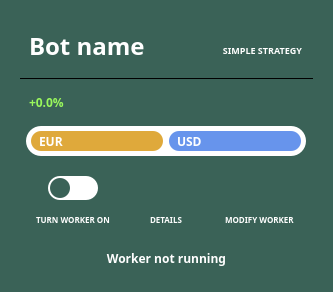
<?xml version="1.0" encoding="UTF-8"?>
<ui version="4.0">
 <class>widget</class>
 <widget class="QWidget" name="widget">
  <property name="geometry">
   <rect>
    <x>0</x>
    <y>0</y>
    <width>333</width>
    <height>292</height>
   </rect>
  </property>
  <property name="font">
   <font>
    <family>Source Sans Pro</family>
    <weight>75</weight>
    <bold>true</bold>
   </font>
  </property>
  <property name="windowTitle">
   <string>Form</string>
  </property>
  <property name="styleSheet">
   <string notr="true">background-color: #3A6257;
color: #ffffff;
border-radius: 20px;
</string>
  </property>
  <layout class="QGridLayout" name="gridLayout">
   <item row="0" column="0">
    <widget class="QWidget" name="widget_5" native="true">
     <property name="font">
      <font>
       <family>Source Sans Pro</family>
       <weight>75</weight>
       <bold>true</bold>
      </font>
     </property>
     <property name="styleSheet">
      <string notr="true">border-radius: 20px;</string>
     </property>
     <layout class="QVBoxLayout" name="verticalLayout">
      <item>
       <widget class="QWidget" name="NameStrategy" native="true">
        <property name="maximumSize">
         <size>
          <width>16777215</width>
          <height>100</height>
         </size>
        </property>
        <property name="font">
         <font>
          <family>Source Sans Pro</family>
          <weight>75</weight>
          <bold>true</bold>
         </font>
        </property>
        <property name="styleSheet">
         <string notr="true"/>
        </property>
        <layout class="QHBoxLayout" name="horizontalLayout">
         <item>
          <widget class="QLabel" name="worker_name_label">
           <property name="sizePolicy">
            <sizepolicy hsizetype="Expanding" vsizetype="Preferred">
             <horstretch>0</horstretch>
             <verstretch>0</verstretch>
            </sizepolicy>
           </property>
           <property name="maximumSize">
            <size>
             <width>16777215</width>
             <height>200</height>
            </size>
           </property>
           <property name="font">
            <font>
             <family>Source Sans Pro</family>
             <pointsize>18</pointsize>
             <weight>75</weight>
             <bold>true</bold>
            </font>
           </property>
           <property name="text">
            <string>Bot name</string>
           </property>
           <property name="alignment">
            <set>Qt::AlignLeading|Qt::AlignLeft|Qt::AlignVCenter</set>
           </property>
           <property name="textInteractionFlags">
            <set>Qt::LinksAccessibleByMouse|Qt::TextSelectableByMouse</set>
           </property>
          </widget>
         </item>
         <item>
          <widget class="QLabel" name="label_3">
           <property name="minimumSize">
            <size>
             <width>10</width>
             <height>16</height>
            </size>
           </property>
           <property name="maximumSize">
            <size>
             <width>10</width>
             <height>16</height>
            </size>
           </property>
           <property name="styleSheet">
            <string notr="true">margin-top: 9px;</string>
           </property>
           <property name="text">
            <string/>
           </property>
           <property name="pixmap">
            <pixmap resource="../../resources/icons.qrc">:/worker_widget/svg/simplestrategy.svg</pixmap>
           </property>
           <property name="scaledContents">
            <bool>true</bool>
           </property>
           <property name="textInteractionFlags">
            <set>Qt::LinksAccessibleByMouse|Qt::TextSelectableByMouse</set>
           </property>
          </widget>
         </item>
         <item>
          <widget class="QLabel" name="strategy_label">
           <property name="sizePolicy">
            <sizepolicy hsizetype="Fixed" vsizetype="Preferred">
             <horstretch>0</horstretch>
             <verstretch>0</verstretch>
            </sizepolicy>
           </property>
           <property name="maximumSize">
            <size>
             <width>16777215</width>
             <height>16777042</height>
            </size>
           </property>
           <property name="font">
            <font>
             <family>Source Sans Pro</family>
             <pointsize>7</pointsize>
             <weight>75</weight>
             <bold>true</bold>
            </font>
           </property>
           <property name="styleSheet">
            <string notr="true">margin-top: 9px;</string>
           </property>
           <property name="text">
            <string>SIMPLE STRATEGY</string>
           </property>
           <property name="alignment">
            <set>Qt::AlignRight|Qt::AlignTrailing|Qt::AlignVCenter</set>
           </property>
           <property name="textInteractionFlags">
            <set>Qt::LinksAccessibleByMouse|Qt::TextSelectableByMouse</set>
           </property>
          </widget>
         </item>
        </layout>
       </widget>
      </item>
      <item>
       <widget class="Line" name="line">
        <property name="enabled">
         <bool>true</bool>
        </property>
        <property name="maximumSize">
         <size>
          <width>16777215</width>
          <height>1</height>
         </size>
        </property>
        <property name="font">
         <font>
          <family>Source Sans Pro</family>
          <weight>75</weight>
          <bold>true</bold>
         </font>
        </property>
        <property name="styleSheet">
         <string notr="true">background: black;</string>
        </property>
        <property name="orientation">
         <enum>Qt::Horizontal</enum>
        </property>
       </widget>
      </item>
      <item>
       <widget class="QWidget" name="widget_2" native="true">
        <property name="font">
         <font>
          <family>Source Sans Pro</family>
          <weight>75</weight>
          <bold>true</bold>
         </font>
        </property>
        <layout class="QHBoxLayout" name="horizontalLayout_3">
         <item>
          <widget class="QLabel" name="profit_label">
           <property name="font">
            <font>
             <family>Source Sans Pro</family>
             <weight>75</weight>
             <bold>true</bold>
            </font>
           </property>
           <property name="styleSheet">
            <string notr="true">color: #99F75C;</string>
           </property>
           <property name="text">
            <string>+0.0%</string>
           </property>
           <property name="textInteractionFlags">
            <set>Qt::LinksAccessibleByMouse|Qt::TextSelectableByMouse</set>
           </property>
          </widget>
         </item>
         <item alignment="Qt::AlignRight">
          <widget class="QLabel" name="currency_label">
           <property name="font">
            <font>
             <family>Source Sans Pro</family>
             <weight>75</weight>
             <bold>true</bold>
            </font>
           </property>
           <property name="text">
            <string/>
           </property>
           <property name="textInteractionFlags">
            <set>Qt::LinksAccessibleByMouse|Qt::TextSelectableByMouse</set>
           </property>
          </widget>
         </item>
        </layout>
       </widget>
      </item>
      <item alignment="Qt::AlignHCenter">
       <widget class="QWidget" name="bar" native="true">
        <property name="minimumSize">
         <size>
          <width>280</width>
          <height>30</height>
         </size>
        </property>
        <property name="maximumSize">
         <size>
          <width>280</width>
          <height>30</height>
         </size>
        </property>
        <property name="font">
         <font>
          <family>Source Sans Pro</family>
          <weight>75</weight>
          <bold>true</bold>
         </font>
        </property>
        <property name="styleSheet">
         <string notr="true">border-radius: 15px;
background: #ffffff;
max-height: 30px;
padding: 0px;
margin: 0px;</string>
        </property>
        <layout class="QHBoxLayout" name="horizontalLayout_2">
         <property name="leftMargin">
          <number>5</number>
         </property>
         <property name="topMargin">
          <number>5</number>
         </property>
         <property name="rightMargin">
          <number>5</number>
         </property>
         <property name="bottomMargin">
          <number>5</number>
         </property>
         <item>
          <widget class="QLabel" name="base_asset_label">
           <property name="sizePolicy">
            <sizepolicy hsizetype="Fixed" vsizetype="Preferred">
             <horstretch>0</horstretch>
             <verstretch>0</verstretch>
            </sizepolicy>
           </property>
           <property name="minimumSize">
            <size>
             <width>20</width>
             <height>0</height>
            </size>
           </property>
           <property name="maximumSize">
            <size>
             <width>16777191</width>
             <height>30</height>
            </size>
           </property>
           <property name="font">
            <font>
             <family>Source Sans Pro</family>
             <pointsize>9</pointsize>
             <weight>75</weight>
             <bold>true</bold>
            </font>
           </property>
           <property name="layoutDirection">
            <enum>Qt::LeftToRight</enum>
           </property>
           <property name="styleSheet">
            <string notr="true">background: #dfa93b;
border-radius: 10px; padding-left: 5px;</string>
           </property>
           <property name="text">
            <string>EUR</string>
           </property>
           <property name="alignment">
            <set>Qt::AlignLeading|Qt::AlignLeft|Qt::AlignVCenter</set>
           </property>
          </widget>
         </item>
         <item>
          <widget class="QLabel" name="quote_asset_label">
           <property name="sizePolicy">
            <sizepolicy hsizetype="Ignored" vsizetype="Preferred">
             <horstretch>0</horstretch>
             <verstretch>0</verstretch>
            </sizepolicy>
           </property>
           <property name="font">
            <font>
             <family>Source Sans Pro</family>
             <weight>75</weight>
             <bold>true</bold>
            </font>
           </property>
           <property name="styleSheet">
            <string notr="true">border-radius: 10px; padding-left: 5px; background: #6794ec; </string>
           </property>
           <property name="text">
            <string>USD</string>
           </property>
          </widget>
         </item>
        </layout>
       </widget>
      </item>
      <item>
       <widget class="QWidget" name="widget_3" native="true">
        <property name="font">
         <font>
          <family>Source Sans Pro</family>
          <weight>75</weight>
          <bold>true</bold>
         </font>
        </property>
        <property name="styleSheet">
         <string notr="true">border-radius: 0px;</string>
        </property>
        <layout class="QHBoxLayout" name="horizontalLayout_4">
         <item>
          <widget class="QWidget" name="running" native="true">
           <property name="minimumSize">
            <size>
             <width>0</width>
             <height>60</height>
            </size>
           </property>
           <property name="font">
            <font>
             <family>Source Sans Pro</family>
             <weight>75</weight>
             <bold>true</bold>
            </font>
           </property>
           <layout class="QVBoxLayout" name="verticalLayout_3">
            <property name="spacing">
             <number>0</number>
            </property>
            <property name="leftMargin">
             <number>5</number>
            </property>
            <property name="topMargin">
             <number>5</number>
            </property>
            <property name="rightMargin">
             <number>5</number>
            </property>
            <property name="bottomMargin">
             <number>5</number>
            </property>
            <item alignment="Qt::AlignHCenter">
             <widget class="QWidget" name="onoff" native="true">
              <property name="minimumSize">
               <size>
                <width>50</width>
                <height>24</height>
               </size>
              </property>
              <property name="maximumSize">
               <size>
                <width>50</width>
                <height>24</height>
               </size>
              </property>
              <property name="cursor">
               <cursorShape>PointingHandCursor</cursorShape>
              </property>
              <property name="layoutDirection">
               <enum>Qt::LeftToRight</enum>
              </property>
              <property name="styleSheet">
               <string notr="true">border-radius: 12px;
background: #ffffff;
max-height: 24px;
padding: 0px;
margin: 0px;</string>
              </property>
              <layout class="QHBoxLayout" name="horizontalLayout_5">
               <property name="leftMargin">
                <number>2</number>
               </property>
               <property name="topMargin">
                <number>2</number>
               </property>
               <property name="rightMargin">
                <number>2</number>
               </property>
               <property name="bottomMargin">
                <number>2</number>
               </property>
               <item alignment="Qt::AlignLeft">
                <widget class="QWidget" name="toggle" native="true">
                 <property name="minimumSize">
                  <size>
                   <width>20</width>
                   <height>20</height>
                  </size>
                 </property>
                 <property name="maximumSize">
                  <size>
                   <width>20</width>
                   <height>24</height>
                  </size>
                 </property>
                 <property name="layoutDirection">
                  <enum>Qt::LeftToRight</enum>
                 </property>
                 <property name="styleSheet">
                  <string notr="true">background-color: #3A6257; border-radius: 10px;float:right;</string>
                 </property>
                </widget>
               </item>
              </layout>
             </widget>
            </item>
            <item alignment="Qt::AlignHCenter|Qt::AlignBottom">
             <widget class="QLabel" name="toggle_label">
              <property name="font">
               <font>
                <family>Source Sans Pro</family>
                <pointsize>6</pointsize>
                <weight>75</weight>
                <bold>true</bold>
               </font>
              </property>
              <property name="text">
               <string>TURN WORKER ON</string>
              </property>
              <property name="textInteractionFlags">
               <set>Qt::LinksAccessibleByMouse|Qt::TextSelectableByMouse</set>
              </property>
             </widget>
            </item>
           </layout>
          </widget>
         </item>
         <item>
          <widget class="QWidget" name="details" native="true">
           <property name="minimumSize">
            <size>
             <width>0</width>
             <height>60</height>
            </size>
           </property>
           <property name="font">
            <font>
             <family>Source Sans Pro</family>
             <weight>75</weight>
             <bold>true</bold>
            </font>
           </property>
           <layout class="QVBoxLayout" name="verticalLayout_6">
            <property name="spacing">
             <number>0</number>
            </property>
            <property name="leftMargin">
             <number>5</number>
            </property>
            <property name="topMargin">
             <number>5</number>
            </property>
            <property name="rightMargin">
             <number>5</number>
            </property>
            <property name="bottomMargin">
             <number>5</number>
            </property>
            <item>
             <widget class="QPushButton" name="details_button">
              <property name="minimumSize">
               <size>
                <width>0</width>
                <height>24</height>
               </size>
              </property>
              <property name="font">
               <font>
                <family>Source Sans Pro</family>
                <weight>75</weight>
                <bold>true</bold>
               </font>
              </property>
              <property name="cursor">
               <cursorShape>PointingHandCursor</cursorShape>
              </property>
              <property name="styleSheet">
               <string notr="true">color: #ffffff</string>
              </property>
              <property name="icon">
               <iconset resource="../../resources/icons.qrc">
                <normaloff>:/worker_widget/img/info.svg</normaloff>:/worker_widget/img/info.svg</iconset>
              </property>
              <property name="iconSize">
               <size>
                <width>30</width>
                <height>30</height>
               </size>
              </property>
              <property name="flat">
               <bool>true</bool>
              </property>
             </widget>
            </item>
            <item alignment="Qt::AlignHCenter|Qt::AlignBottom">
             <widget class="QLabel" name="details_label">
              <property name="font">
               <font>
                <family>Source Sans Pro</family>
                <pointsize>6</pointsize>
                <weight>75</weight>
                <bold>true</bold>
               </font>
              </property>
              <property name="styleSheet">
               <string notr="true"/>
              </property>
              <property name="text">
               <string>DETAILS</string>
              </property>
              <property name="textInteractionFlags">
               <set>Qt::LinksAccessibleByMouse|Qt::TextSelectableByMouse</set>
              </property>
             </widget>
            </item>
           </layout>
          </widget>
         </item>
         <item>
          <widget class="QWidget" name="widget_4" native="true">
           <property name="minimumSize">
            <size>
             <width>0</width>
             <height>60</height>
            </size>
           </property>
           <property name="font">
            <font>
             <family>Source Sans Pro</family>
             <weight>75</weight>
             <bold>true</bold>
            </font>
           </property>
           <layout class="QVBoxLayout" name="verticalLayout_2">
            <property name="spacing">
             <number>0</number>
            </property>
            <property name="leftMargin">
             <number>5</number>
            </property>
            <property name="topMargin">
             <number>5</number>
            </property>
            <property name="rightMargin">
             <number>5</number>
            </property>
            <property name="bottomMargin">
             <number>5</number>
            </property>
            <item>
             <widget class="QPushButton" name="edit_button">
              <property name="minimumSize">
               <size>
                <width>0</width>
                <height>24</height>
               </size>
              </property>
              <property name="font">
               <font>
                <family>Source Sans Pro</family>
                <weight>75</weight>
                <bold>true</bold>
               </font>
              </property>
              <property name="cursor">
               <cursorShape>PointingHandCursor</cursorShape>
              </property>
              <property name="styleSheet">
               <string notr="true">color: #ffffff</string>
              </property>
              <property name="text">
               <string/>
              </property>
              <property name="icon">
               <iconset resource="../../resources/icons.qrc">
                <normaloff>:/worker_widget/svg/modifystrategy.svg</normaloff>:/worker_widget/svg/modifystrategy.svg</iconset>
              </property>
              <property name="iconSize">
               <size>
                <width>30</width>
                <height>30</height>
               </size>
              </property>
              <property name="flat">
               <bool>true</bool>
              </property>
             </widget>
            </item>
            <item alignment="Qt::AlignHCenter|Qt::AlignBottom">
             <widget class="QLabel" name="edit_label">
              <property name="font">
               <font>
                <family>Source Sans Pro</family>
                <pointsize>6</pointsize>
                <weight>75</weight>
                <bold>true</bold>
               </font>
              </property>
              <property name="styleSheet">
               <string notr="true"/>
              </property>
              <property name="text">
               <string>MODIFY WORKER</string>
              </property>
              <property name="textInteractionFlags">
               <set>Qt::LinksAccessibleByMouse|Qt::TextSelectableByMouse</set>
              </property>
             </widget>
            </item>
           </layout>
          </widget>
         </item>
        </layout>
       </widget>
      </item>
      <item>
       <widget class="QLabel" name="worker_status">
        <property name="font">
         <font>
          <family>Source Sans Pro</family>
          <weight>75</weight>
          <bold>true</bold>
         </font>
        </property>
        <property name="text">
         <string>Worker not running</string>
        </property>
        <property name="alignment">
         <set>Qt::AlignCenter</set>
        </property>
        <property name="wordWrap">
         <bool>true</bool>
        </property>
        <property name="textInteractionFlags">
         <set>Qt::LinksAccessibleByMouse|Qt::TextSelectableByMouse</set>
        </property>
       </widget>
      </item>
     </layout>
    </widget>
   </item>
  </layout>
 </widget>
 <resources>
  <include location="../../resources/icons.qrc"/>
  <include location="../../resources/fonts.qrc"/>
 </resources>
 <connections/>
</ui>
